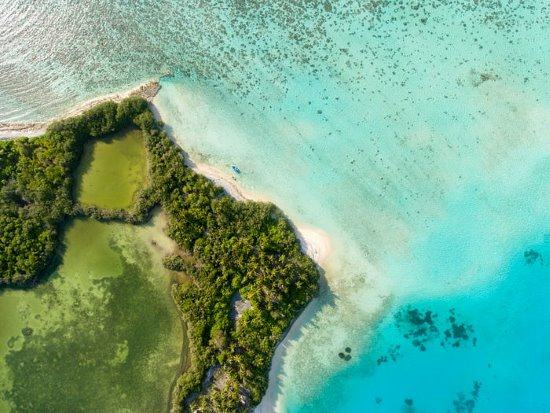
#> input picture images/shore.jpg, 550 x 413 px
$ python MeanShift.py
#> lines starting #> are read from the running program, lines starting #| are printed output that depends on the picture
#> further down, image is the input picture: shape (413, 550, 3); mean B, G, R 140.8, 168.7, 116.6
import numpy as np
import cv2

class MeanShiftSegmentation:
    def __init__(self, image):
        self.image = image

    def segment_image(self):
        image_height, image_width, _ = self.image.shape
#> image_height = 413; image_width = 550
        segmented_image = np.zeros((image_height, image_width, 3), dtype=np.uint8)
        color_list = self.image.reshape(-1, 3)
        position_list = np.indices((image_height, image_width)).reshape(2, -1).T
        color_and_position_list = np.hstack((color_list, position_list))

        # Random mean
        current_mean = np.zeros(5)
        current_mean = color_and_position_list[np.random.randint(0, color_and_position_list.shape[0])]
#> current_mean = [13, 77, 81, 362, 240]

        while color_and_position_list.shape[0] > 0:

            distances = self.get_distances(color_and_position_list[:, :3], current_mean)
            distances = np.where(distances < 100)[0] # indices

            mean_color = np.mean(color_and_position_list[distances, :3], axis=0)
            mean_position = np.mean(color_and_position_list[distances, 3:], axis=0)
            color_distance_to_mean = np.sqrt(np.sum((mean_color - current_mean[:3]) ** 2))

            position_distance_to_mean = np.sqrt(np.sum((mean_position - current_mean[3:]) ** 2))

            total_distance = color_distance_to_mean + position_distance_to_mean

            if total_distance < 200: # Threshold
                new_color = np.zeros(3)
                new_color = mean_color
                segmented_image[
                    color_and_position_list[distances, 3],
                    color_and_position_list[distances, 4],
                ] = new_color
                color_and_position_list = np.delete(color_and_position_list, distances, axis=0)

                # New random mean
                if color_and_position_list.shape[0] > 0:
                    current_mean = color_and_position_list[np.random.randint(0, color_and_position_list.shape[0])]

            else:
                current_mean[:3] = mean_color
                current_mean[3:] = mean_position
#> this loop made 8 passes
#> (mean_position, color_distance_to_mean, position_distance_to_mean, total_distance, new_color) on passes 1 to 7: ([274.8, 140], 27.63, 132.7, 160.3, [36.88, 90.3, 77]), ([139.8, 321.2], 24.67, 95.2, 119.9, [187.6, 207.2, 156]), ([348.9, 456.3], 28.9, 61.29, 90.18, [193.2, 182.1, 3.85]), ([256.7, 128.9], 9.61, 81.5, 91.11, [74.25, 150.2, 139.1]), ([127.9, 144.9], 10.85, 167.6, 178.4, [218.1, 234.4, 238.1]), ([259.5, 157.1], 5.17, 135.6, 140.8, [2.81, 12.79, 1.07]), ([318.6, 418.8], 10.11, 2.54, 12.65, [93.29, 91.38, 2.12])
#> (distances, mean_position, color_distance_to_mean, position_distance_to_mean, total_distance, new_color) on pass 8: ([0, 1, 2], [284.7, 490.7], 4.32, 12.94, 17.26, [231.7, 230.3, 54.33])
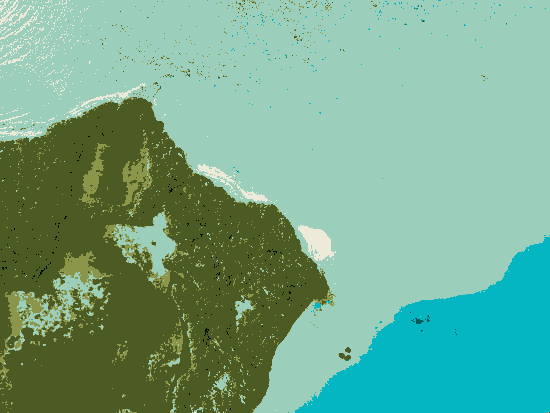
#> segmented_image: shape (413, 550, 3); mean of channels 0, 1, 2 140.1, 168.5, 115.7; drawn as B, G, R
#> after the loop, color_and_position_list = empty array

        return segmented_image


    def get_distances(self, color_and_position_list, current_mean):
        distances = np.zeros(color_and_position_list.shape[0])
        for i in range(len(color_and_position_list) - 1):
            distance = 0
            for j in range(3):
                distance += (current_mean[j] - color_and_position_list[i][j]) ** 2
            distances[i] = distance ** 0.5
        return distances


if __name__ == "__main__":

    image = cv2.imread('images/shore.jpg')
    mean_shift = MeanShiftSegmentation(image)

    shifted_image = mean_shift.segment_image()

    cv2.imshow('Original Image', image)
    cv2.imshow('Shifted Image', shifted_image.astype(np.uint8))
    cv2.waitKey(0)
    cv2.destroyAllWindows()

$ run again, with images/1018.jpg copied over images/shore.jpg
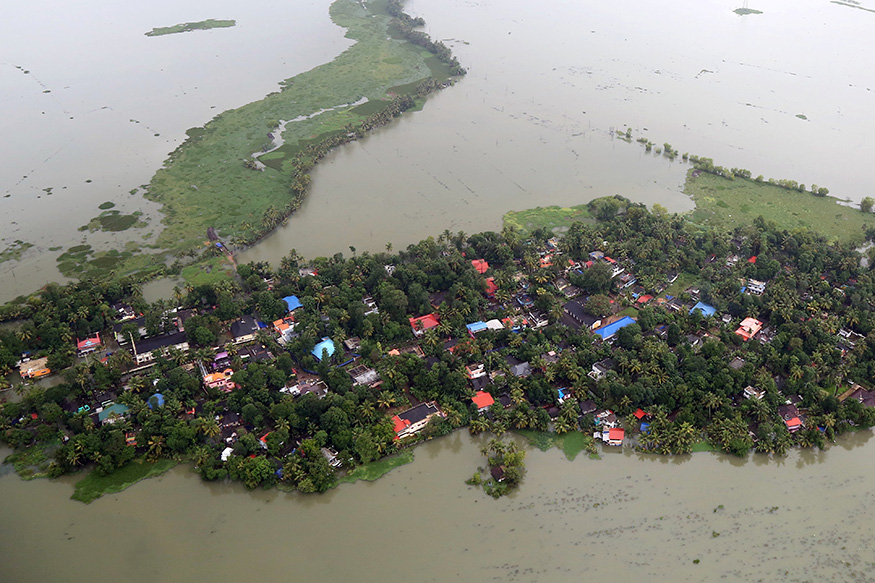
#> input picture images/1018.jpg, 875 x 583 px
#> image is the input picture: shape (583, 875, 3); mean B, G, R 120, 130.6, 129.7
#> in segment_image, `current_mean = color_and_position_list[np.random.randint(0, color_and_..`: current_mean = [113, 133, 138, 527, 359]
#> the loop in segment_image, `while color_and_position_list.shape[0] > 0: ` made 13 passes
#> (distances, mean_position, color_distance_to_mean, position_distance_to_mean, total_distance, new_color) on passes 10, 12: ([12, 13, 15, 16, 17, 18, 19, 20, 21, 41, 64, 74], [352.5, 280.3], 3.46, 17.84, 21.3, [132.1, 42.92, 31.67]), ([1, 2, 3, 4, 5, 6, 7, 8, 9, 10], [397.8, 416.3], 24.16, 144.7, 168.9, [249.6, 222.6, 90.4])
#> after the loop in segment_image, `while color_and_position_list.shape[0] > 0:`:
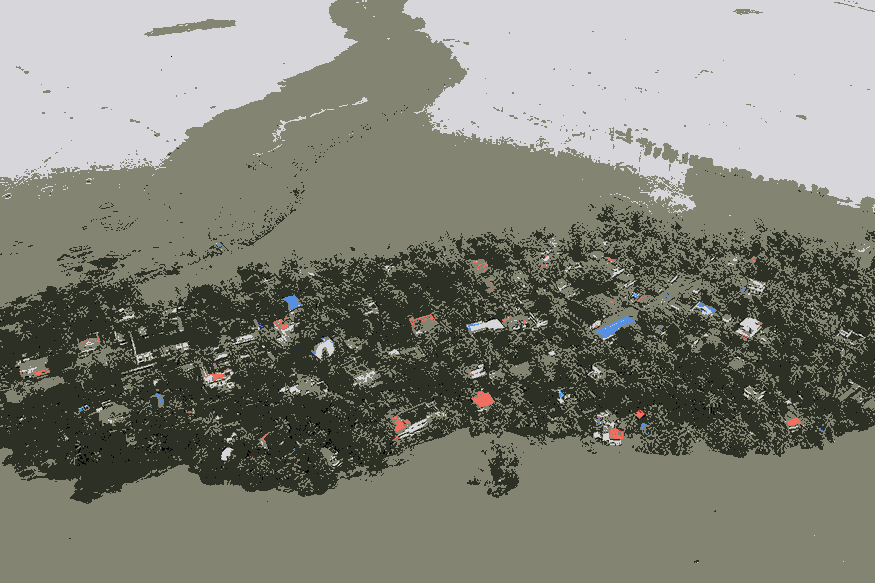
#> segmented_image: shape (583, 875, 3); mean of channels 0, 1, 2 119.5, 129.8, 129.2; drawn as B, G, R
#> after the loop in segment_image, `while color_and_position_list.shape[0] > 0:`: color_and_position_list = empty array

$ run again, with images/Image_processing_pre_otsus_algorithm.jpg copied over images/shore.jpg
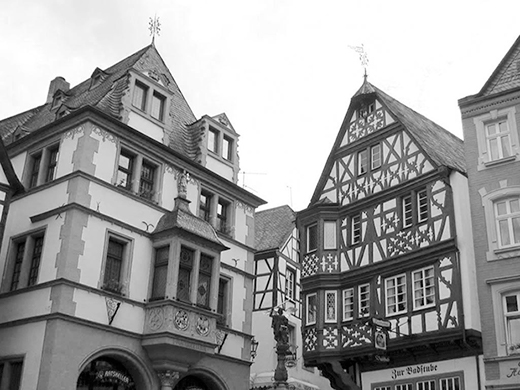
#> input picture images/Image_processing_pre_otsus_algorithm.jpg, 520 x 390 px
#> image is the input picture: shape (390, 520, 3); min 0, max 255, mean 154.4
#> in segment_image, `current_mean = color_and_position_list[np.random.randint(0, color_and_..`: current_mean = [1, 1, 1, 383, 180]
#> the loop in segment_image, `while color_and_position_list.shape[0] > 0: ` made 6 passes
#> (mean_position, color_distance_to_mean, position_distance_to_mean, total_distance, new_color) on passes 1, 3, 4: ([281.8, 240.1], 62.92, 117.7, 180.6, [37.33, 37.33, 37.33]), ([104.2, 264.6], 6.3, 12.3, 18.61, [239.4, 239.4, 239.4]), ([241, 260.7], 0.8, 61.75, 62.55, [115.5, 115.5, 115.5])
#> after the loop in segment_image, `while color_and_position_list.shape[0] > 0:`:
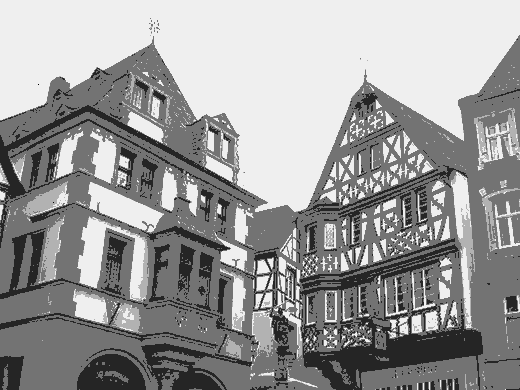
#> segmented_image: shape (390, 520, 3); min 0, max 239, mean 153.9
#> after the loop in segment_image, `while color_and_position_list.shape[0] > 0:`: color_and_position_list = empty array
